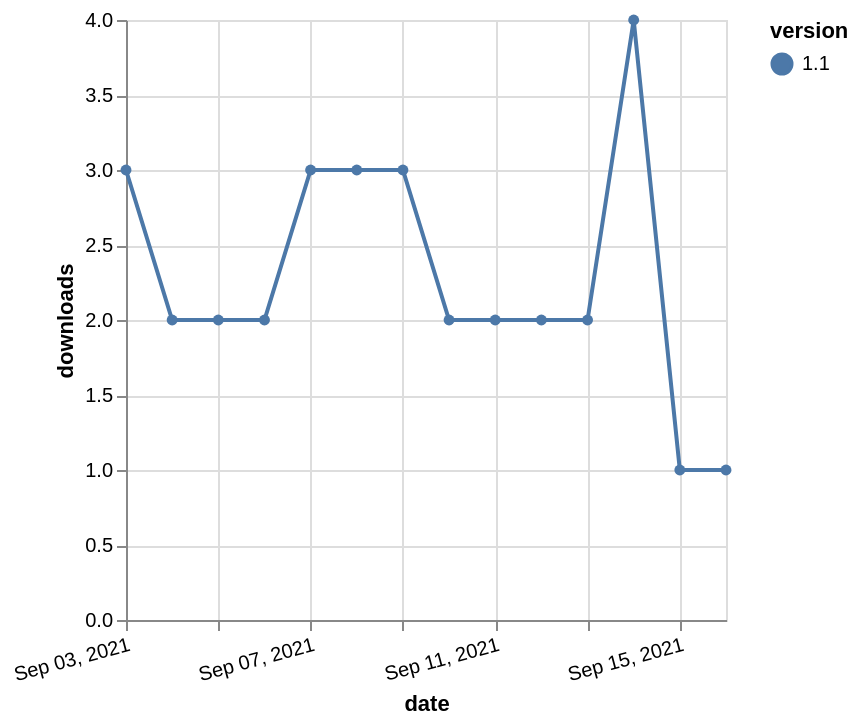

The specification (Vega-Lite) saved for this image:
### Vega-Lite specification from a JSON file in a GitHub repository (floating-point values rounded to 4 significant figures)
{"$schema": "https://vega.github.io/schema/vega-lite/v5.json", "description": "A simple bar chart with embedded data.", "data": {"values": [{"date": "2021-09-03", "total": 2719, "delta": 3, "version": "1.1"}, {"date": "2021-09-04", "total": 2721, "delta": 2, "version": "1.1"}, {"date": "2021-09-05", "total": 2723, "delta": 2, "version": "1.1"}, {"date": "2021-09-06", "total": 2725, "delta": 2, "version": "1.1"}, {"date": "2021-09-07", "total": 2728, "delta": 3, "version": "1.1"}, {"date": "2021-09-08", "total": 2731, "delta": 3, "version": "1.1"}, {"date": "2021-09-09", "total": 2734, "delta": 3, "version": "1.1"}, {"date": "2021-09-10", "total": 2736, "delta": 2, "version": "1.1"}, {"date": "2021-09-11", "total": 2738, "delta": 2, "version": "1.1"}, {"date": "2021-09-12", "total": 2740, "delta": 2, "version": "1.1"}, {"date": "2021-09-13", "total": 2742, "delta": 2, "version": "1.1"}, {"date": "2021-09-14", "total": 2746, "delta": 4, "version": "1.1"}, {"date": "2021-09-15", "total": 2747, "delta": 1, "version": "1.1"}, {"date": "2021-09-16", "total": 2748, "delta": 1, "version": "1.1"}]}, "width": "container", "mark": {"type": "line", "point": {"filled": true}}, "encoding": {"x": {"field": "date", "type": "temporal", "timeUnit": "yearmonthdate", "title": "date", "axis": {"labelAngle": -15}}, "y": {"field": "delta", "type": "quantitative", "title": "downloads"}, "color": {"field": "version", "type": "nominal"}, "tooltip": {"field": "delta"}}}
